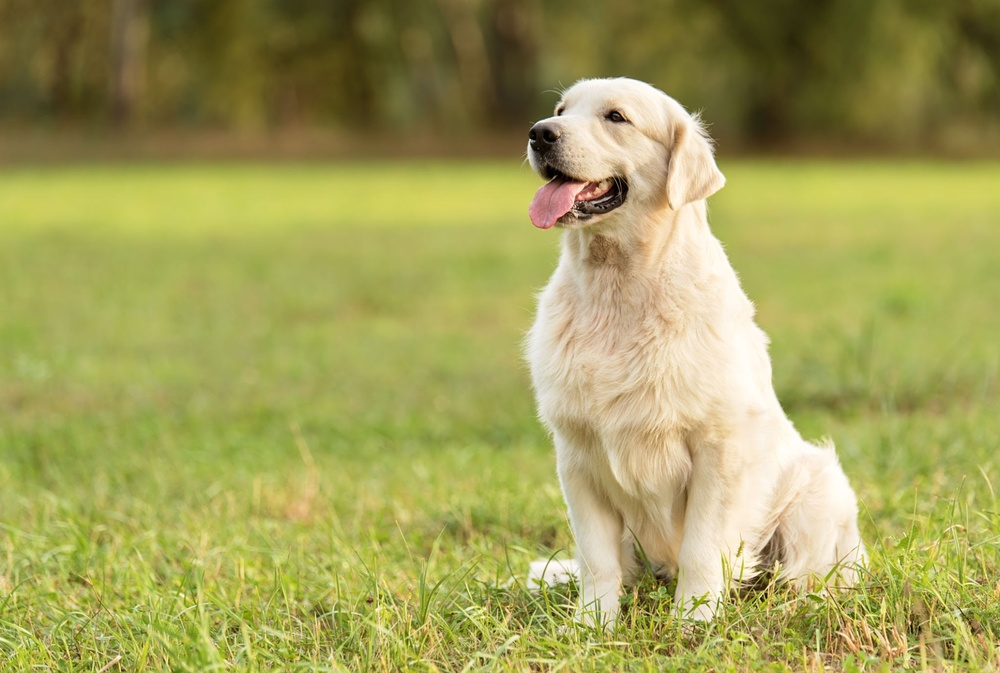
#> input picture python/ddog.jpg, 1000 x 673 px, shrunk from 2048 x 1379 before the run
$ python z13M_imageData.py
#> lines starting #> are read from the running program, lines starting #| are printed output that depends on the picture
import matplotlib.pyplot as plt
import matplotlib.image as mpimg
import numpy as np

image_path = 'ddog.jpg'
img = mpimg.imread(image_path)
#> img is the input picture: shape (673, 1000, 3); mean R, G, B 162.1, 159.3, 89

if img is None:
    print(f"Error: Unable to load the image at {image_path}")
else:
    gray_img = np.dot(img[..., :3], [0.299, 0.587, 0.114])
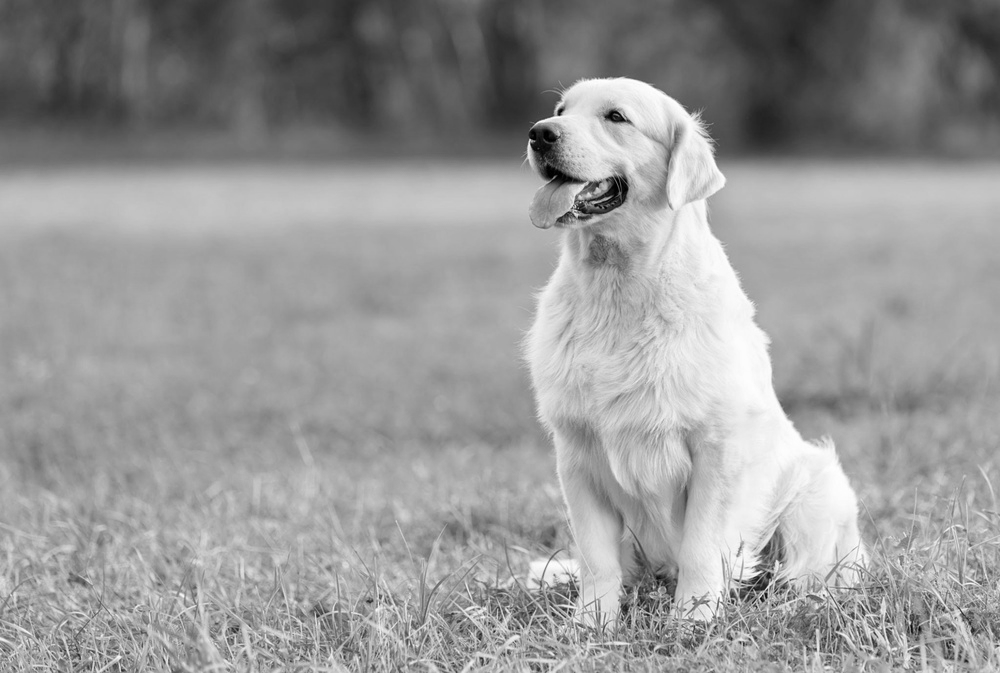
#> gray_img: shape (673, 1000) float64; min 0, max 255, mean 152.1

    plt.subplot(1, 2, 1)
    plt.imshow(img)
    plt.title('Original Picture')
    plt.axis('off')

    plt.subplot(1, 2, 2)
    plt.imshow(gray_img, cmap='gray')
    plt.title('Grayscale Image')
    plt.axis('off')

    plt.show()
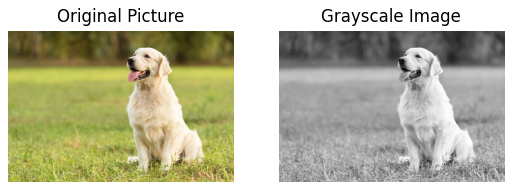
#> figure drawn by matplotlib, 2 panels
